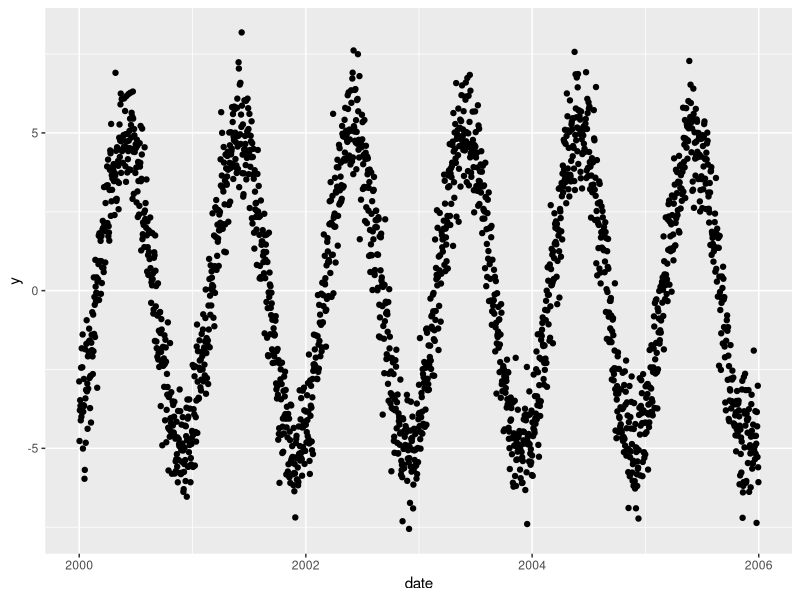
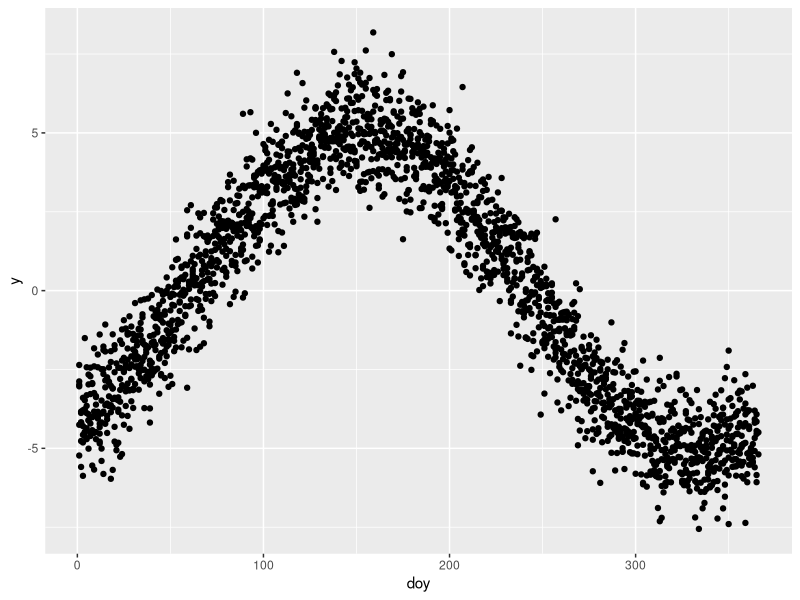
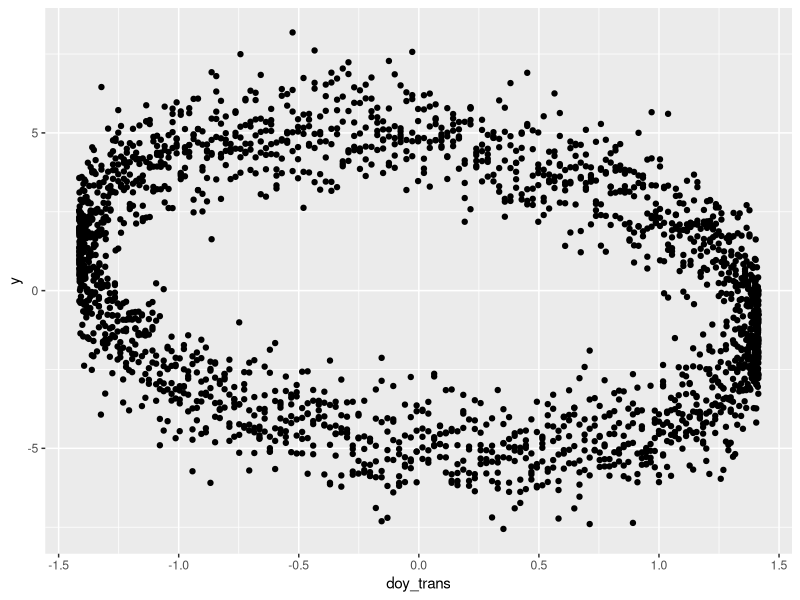
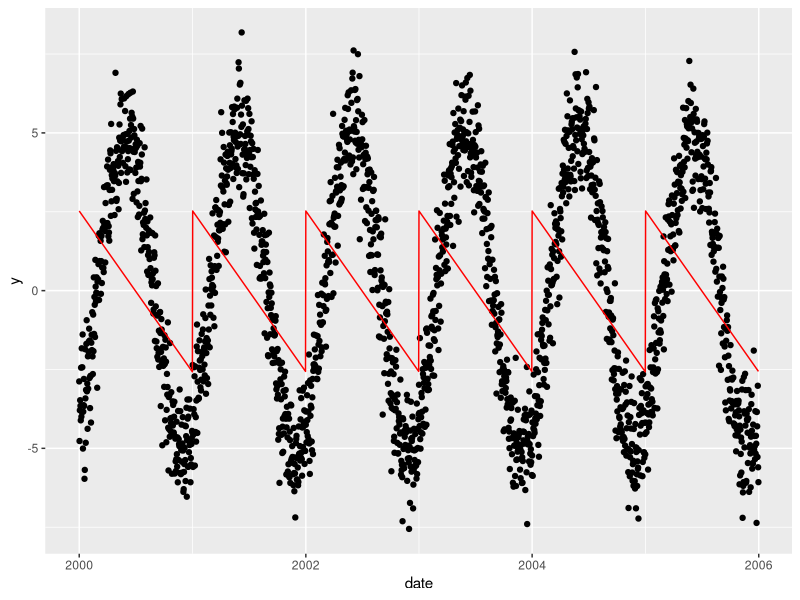
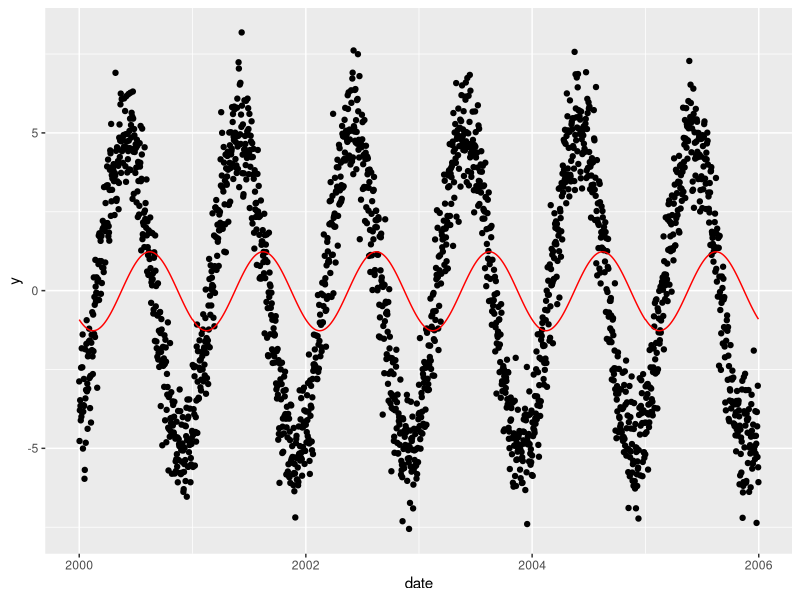
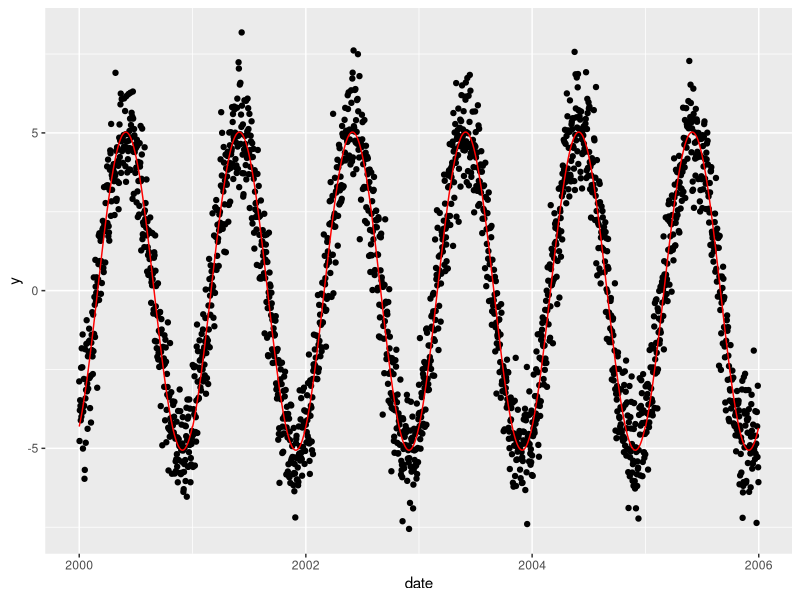
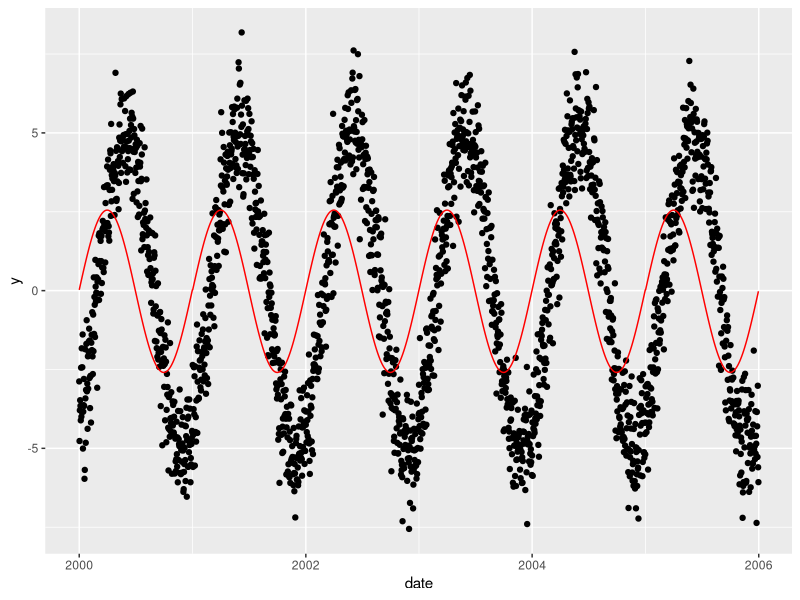

Recreate these plots in R, in order.
library(dplyr)
library(ggplot2)
library(lubridate)
library(here)

# This demonstrates the use of sinus and cosinus transformations of day-of-year
# for (linear regression) modelling

# Additional reading:
# https://developer.nvidia.com/blog/three-approaches-to-encoding-time-information-as-features-for-ml-models/?utm_source=chatgpt.com
# https://hess.copernicus.org/articles/23/3423/2019/

# Set seed for reproducibility
set.seed(42)

# Create cyclic data: sine wave with noise
amplitude <- 5
frequency <- 1/365  # 1 cycle per 2*pi units
noise_level <- 1

# Generate time sequence
df <- tibble(
  date = seq(
    from = ymd("2000-01-01"), 
    to = ymd("2005-12-31"), 
    by = "day"
  )
) |> 
  mutate(
    doy = yday(date)
  ) %>%
  mutate(
    y = amplitude * sin(2 * pi * frequency * (doy - 60)) + rnorm(nrow(.), mean = 0, sd = noise_level),
    sin_doy = sin(2 * pi * doy / 365),
    cos_doy = cos(2 * pi * doy / 365)
  ) |> 
  mutate(
    doy_trans = sin_doy + cos_doy
  )

df |> 
  ggplot(aes(date, y)) +
  geom_point()

df |> 
  ggplot(aes(doy, y)) +
  geom_point()

df |> 
  ggplot(aes(doy_trans, y)) +
  geom_point()

linmod_doy <- lm(y ~ doy, data = df)
linmod_doy_trans <- lm(y ~ doy_trans, data = df)
linmod_sin_cos <- lm(y ~ sin_doy + cos_doy, data = df)
linmod_sin <- lm(y ~ sin_doy, data = df)

summary(linmod_doy)
summary(linmod_doy_trans)
summary(linmod_sin_cos)
summary(linmod_sin)

df <- df %>%
  mutate(
    y_pred_doy = predict(linmod_doy, newdata = .),
    y_pred_doy_trans = predict(linmod_doy_trans, newdata = .),
    y_pred_sin_cos = predict(linmod_sin_cos, newdata = .),
    y_pred_sin = predict(linmod_sin, newdata = .)
  )

df |> 
  ggplot() +
  geom_point(aes(date, y)) +
  geom_line(aes(date, y_pred_doy), color = "red")

df |> 
  ggplot() +
  geom_point(aes(date, y)) +
  geom_line(aes(date, y_pred_doy_trans), color = "red")

df |> 
  ggplot() +
  geom_point(aes(date, y)) +
  geom_line(aes(date, y_pred_sin_cos), color = "red")

df |> 
  ggplot() +
  geom_point(aes(date, y)) +
  geom_line(aes(date, y_pred_sin), color = "red")
